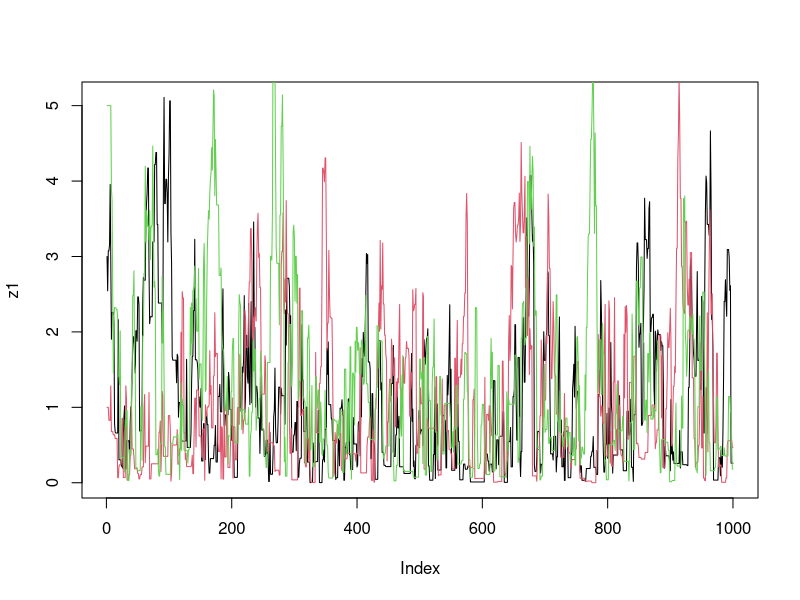
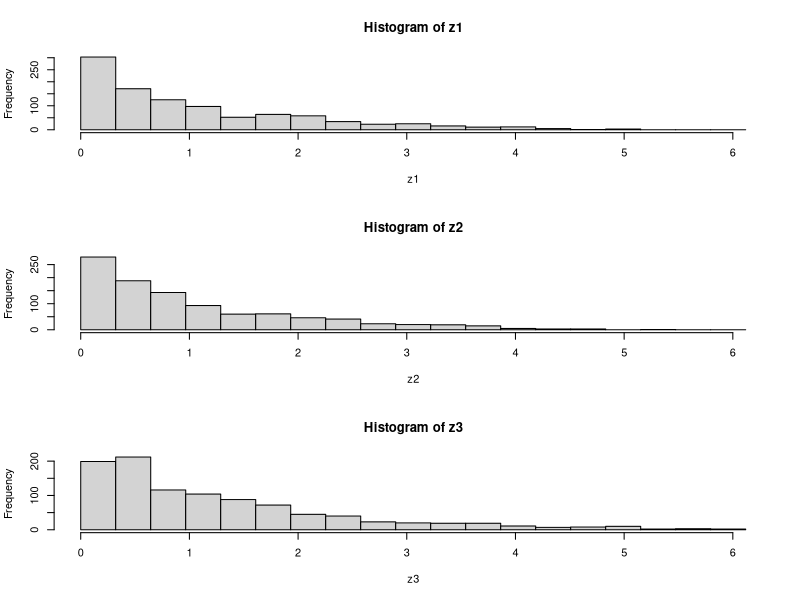
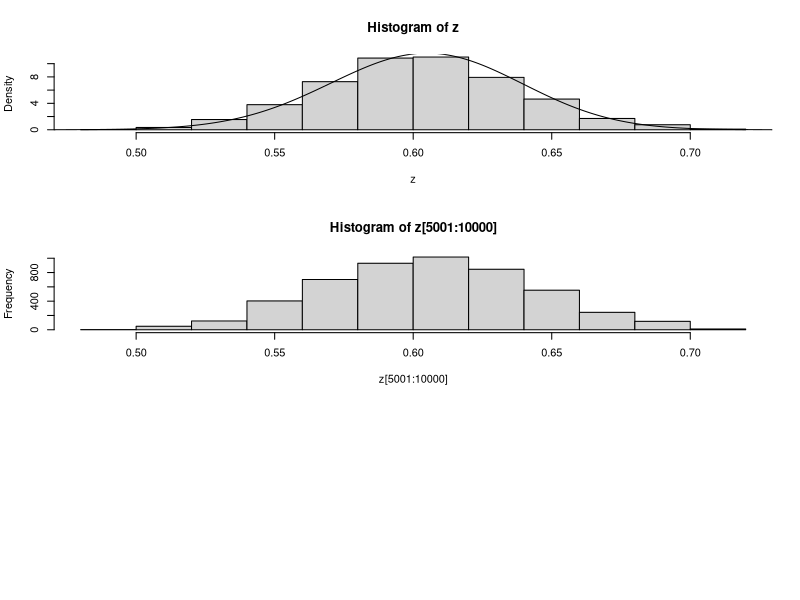

Generate these figures, in order, with R:
## ---- chunk 1
log_exp_target = function(x){
  return(dexp(x,rate=1, log=TRUE))
}
## ---- chunk 2
easyMCMC = function(log_target, niter, startval, proposalsd){
  x = rep(0,niter)
  x[1] = startval     
  for(i in 2:niter){
    currentx = x[i-1]
    proposedx = rnorm(1,mean=currentx,sd=proposalsd) 
    A = exp(log_target(proposedx) - log_target(currentx))
    if(runif(1)<A){
      x[i] = proposedx       # accept move with probabily min(1,A)
    } else {
      x[i] = currentx        # otherwise "reject" move, and stay where we are
    }
  }
  return(x)
}
## ---- chunk 3
z1=easyMCMC(log_exp_target, 1000,3,1)
z2=easyMCMC(log_exp_target, 1000,1,1)
z3=easyMCMC(log_exp_target, 1000,5,1)

plot(z1,type="l")
lines(z2,col=2)
lines(z3,col=3)


par(mfcol=c(3,1)) #rather odd command tells R to put 3 graphs on a single page
maxz=max(c(z1,z2,z3))
hist(z1,breaks=seq(0,maxz,length=20))
hist(z2,breaks=seq(0,maxz,length=20))
hist(z3,breaks=seq(0,maxz,length=20))

## ---- chunk 4
log_target_bimodal = function(x){
  log(0.8* dnorm(x,-4,1) + 0.2 * dnorm(x, 4, 1)) 
}
## ---- chunk 5
log_prior = function(p){
  if((p<0) || (p>1)){  # || here means "or"
    return(-Inf)}
  else{
    return(0)}
}

log_likelihood = function(p, nAA, nAa, naa){
  return((2*nAA)*log(p)  + nAa * log (2*p*(1-p)) + (2*naa)*log(1-p))
}

psampler = function(nAA, nAa, naa, niter, pstartval, pproposalsd){
  p = rep(0,niter)
  p[1] = pstartval
  for(i in 2:niter){
    currentp = p[i-1]
    newp = currentp + rnorm(1,0,pproposalsd)
    A = exp(log_prior(newp) + log_likelihood(newp,nAA,nAa,naa) - log_prior(currentp) - log_likelihood(currentp,nAA,nAa,naa))
    if(runif(1)<A){
      p[i] = newp       # accept move with probabily min(1,A)
    } else {
      p[i] = currentp        # otherwise "reject" move, and stay where we are
    }
  }
  return(p)
}


## ---- chunk 6
z=psampler(50,21,29,10000,0.5,0.01)
## ---- chunk 7
x=seq(0,1,length=1000)
hist(z,prob=T)
lines(x,dbeta(x,122, 80))  # overlays beta density on histogram
## ---- chunk 8
hist(z[5001:10000])
